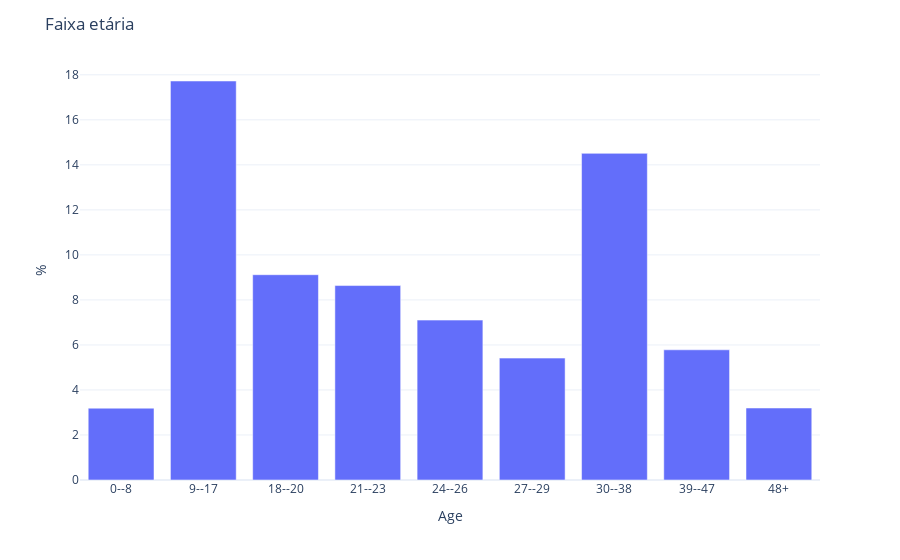

The code cell stored with this chart in its notebook:
### Code cell
fig_plotly = px.bar(
    (dados.get('ageBroad').value_counts()/dados.shape[0]*100).reset_index().sort_values(by = 'index'),
    x = 'index',
    y = 'ageBroad',
    template='plotly_white'
)
fig_plotly.update_layout(
    title = "Faixa etária",
    xaxis_title = "Age",
    yaxis_title = "%"
    )
fig_plotly.show()

### Figure 1 — Plotly figure (JSON) as saved in the notebook; plotly's stock layout.template omitted (floating-point values rounded to 4 significant figures)
{"data": [{"alignmentgroup": "True", "hoverlabel": {"namelength": 0}, "hovertemplate": "index=%{x}<br>ageBroad=%{y}", "legendgroup": "", "marker": {"color": "#636efa"}, "name": "", "offsetgroup": "", "orientation": "v", "showlegend": false, "textposition": "auto", "type": "bar", "x": ["0--8", "9--17", "18--20", "21--23", "24--26", "27--29", "30--38", "39--47", "48+"], "xaxis": "x", "y": [3.19, 17.72, 9.12, 8.638, 7.102, 5.415, 14.51, 5.784, 3.198], "yaxis": "y"}], "layout": {"barmode": "relative", "legend": {"tracegroupgap": 0}, "margin": {"t": 60}, "title": {"text": "Faixa etária"}, "xaxis": {"anchor": "y", "domain": [0, 1], "title": {"text": "Age"}}, "yaxis": {"anchor": "x", "domain": [0, 1], "title": {"text": "%"}}}}
